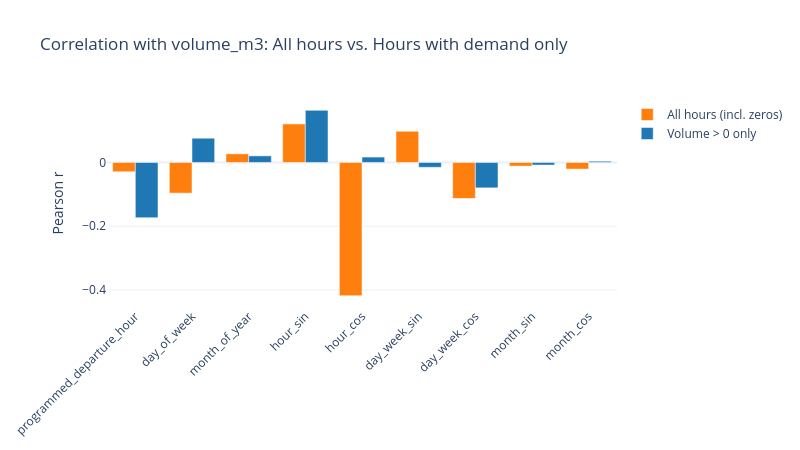

Here is the notebook cell this chart was saved with:
### Code cell
# Cell 4: Correlation on non-zero hours only
# The zeros are drowning the signal. Let's filter to hours where there WAS demand
# and see if temporal features actually track with HOW MUCH demand.

df_positive = df_pre_FE[df_pre_FE["volume_m3"] > 0].copy()

features_to_check = [
    "programmed_departure_hour", "day_of_week", "month_of_year",
    "hour_sin", "hour_cos",
    "day_week_sin", "day_week_cos",
    "month_sin", "month_cos"
]

corrs_zero = df_pre_FE[features_to_check + ["volume_m3"]].corr()["volume_m3"].drop("volume_m3")
corrs_positive = df_positive[features_to_check + ["volume_m3"]].corr()["volume_m3"].drop("volume_m3")

# Compare side by side
comparison = pd.DataFrame({
    "all_hours": corrs_zero,
    "volume_gt_0": corrs_positive
})

fig = go.Figure()
fig.add_trace(go.Bar(name="All hours (incl. zeros)", x=comparison.index, y=comparison["all_hours"], marker_color="#ff7f0e"))
fig.add_trace(go.Bar(name="Volume > 0 only", x=comparison.index, y=comparison["volume_gt_0"], marker_color="#1f77b4"))
fig.update_layout(
    title="Correlation with volume_m3: All hours vs. Hours with demand only",
    barmode="group",
    xaxis_tickangle=-45,
    yaxis_title="Pearson r",
    template="plotly_white",
    width=800, height=450
)
fig.show()

print(comparison.round(3))

### Figure 1 — Plotly figure (JSON) as saved in the notebook; plotly's stock layout.template omitted (floating-point values rounded to 4 significant figures)
{"data": [{"marker": {"color": "#ff7f0e"}, "name": "All hours (incl. zeros)", "type": "bar", "x": ["programmed_departure_hour", "day_of_week", "month_of_year", "hour_sin", "hour_cos", "day_week_sin", "day_week_cos", "month_sin", "month_cos"], "y": [-0.02896, -0.09622, 0.02719, 0.1209, -0.418, 0.09799, -0.1128, -0.01136, -0.02068]}, {"marker": {"color": "#1f77b4"}, "name": "Volume > 0 only", "type": "bar", "x": ["programmed_departure_hour", "day_of_week", "month_of_year", "hour_sin", "hour_cos", "day_week_sin", "day_week_cos", "month_sin", "month_cos"], "y": [-0.1734, 0.07613, 0.02078, 0.1637, 0.01702, -0.0151, -0.07961, -0.008083, 0.003926]}], "layout": {"barmode": "group", "height": 450, "title": {"text": "Correlation with volume_m3: All hours vs. Hours with demand only"}, "width": 800, "xaxis": {"tickangle": -45}, "yaxis": {"title": {"text": "Pearson r"}}}}
